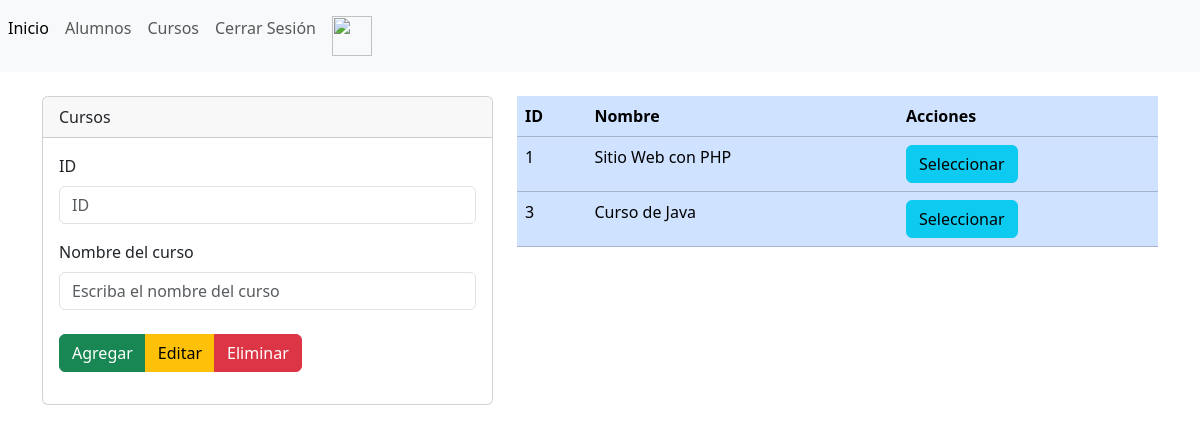
/secciones/vista_cursos.php (signed in), run on the app's committed database.
### tables this page shows
CREATE TABLE `cursos` (
  `id` int(11) NOT NULL AUTO_INCREMENT,
  `nombre_curso` varchar(255) NOT NULL,
  PRIMARY KEY (`id`)
);

### secciones/cursos.php (called while the page is built, shortened)
<?php
$conexionDB = BD::crearinstancia();
$id = isset($_POST['id']) ? $_POST['id'] : '';
$nombre_curso = isset($_POST['nombre_curso']) ? $_POST['nombre_curso'] : '';
$consulta = $conexionDB->prepare("SELECT * FROM cursos");
$consulta->execute();
$listaCusrsos = $consulta->fetchAll();

### secciones/vista_cursos.php (the view, shortened to what this page needs)
<?php include("../templates/cabecera.php"); ?>
<?php include("cursos.php"); ?>
<div class="container">
    <div class="row">
        <div class="col-12">
            <br>
            <div class="row">
                <div class="col-md-5">
                    <form action="" method="post">
                        <div class="card">
                            <div class="card-header">Cursos</div>
                            <div class="card-body">
                                <div class="mb-3">
                                    <label for="" class="form-label">ID</label>
                                    <input
                                        type="text"
                                        class="form-control"
                                        name="id"
                                        id="id"
                                        value="<?php echo $id; ?>"
                                        aria-describedby="helpId"
                                        placeholder="ID" />
                                </div>
                                <div class="mb-3">
                                    <label for="" class="form-label">Nombre del curso</label>
                                    <input
                                        type="text"
                                        class="form-control"
                                        name="nombre_curso"
                                        id="nombre_curso"
                                        value="<?php echo $nombre_curso; ?>"
                                        aria-describedby="helpId"
                                        placeholder="Escriba el nombre del curso" />
                                    <br>
                                    <div class="btn-group" role="group" aria-label="Button group name">
                                        <button type="submit" name="accion" value="agregar" class="btn btn-success">Agregar</button>
                                        <button type="submit" name="accion" value="editar" class="btn btn-warning">Editar</button>
                                        <button type="submit" name="accion" value="eliminar" class="btn btn-danger">Eliminar</button>
                                    </div>
                                </div>
                            </div>
                        </div>
                    </form>
                </div>
                <div class="col-md-7 ">
                    <div
                        class="table-responsive">
                        <table
                            class="table table-primary">
                            <thead>
                                <tr>
                                    <th scope="col">ID</th>
                                    <th scope="col">Nombre</th>
                                    <th scope="col">Acciones</th>
                                </tr>
                            </thead>
                            <tbody>
                                <?php foreach($listaCusrsos as $curso){ ?>
                                    <tr class="">
                                    <td> <?php echo $curso['id']; ?> </td>
                                    <td> <?php echo $curso['nombre_curso']; ?> </td>
                                    <td>
                                        <form action="" method="post">
                                            <input type="submit" value="Seleccionar" name="accion" class="btn btn-info">
                                        </form>
                                    </td>
                                </tr>
                                <?php } ?>
                            </tbody>
                        </table>
                    </div>
                </div>
            </div>
        </div>
    </div>
</div>
<?php include("../templates/pie.php"); ?>

### data on the page
cursos: id "1", nombre_curso "Sitio Web con PHP"
cursos: id "3", nombre_curso "Curso de Java"
